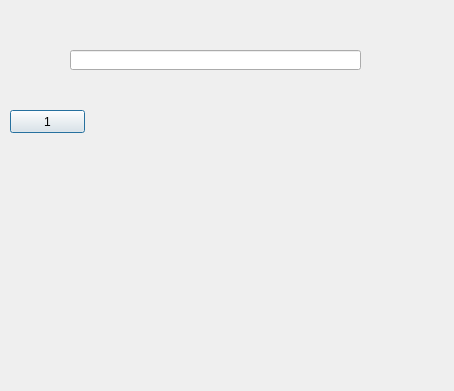
<?xml version="1.0" encoding="UTF-8"?>
<ui version="4.0">
 <class>Dialog</class>
 <widget class="QDialog" name="Dialog">
  <property name="geometry">
   <rect>
    <x>0</x>
    <y>0</y>
    <width>454</width>
    <height>391</height>
   </rect>
  </property>
  <property name="windowTitle">
   <string>Dialog</string>
  </property>
  <widget class="QLineEdit" name="q_lineEdit">
   <property name="geometry">
    <rect>
     <x>70</x>
     <y>50</y>
     <width>291</width>
     <height>20</height>
    </rect>
   </property>
  </widget>
  <widget class="QPushButton" name="num_pushButton_1">
   <property name="geometry">
    <rect>
     <x>10</x>
     <y>110</y>
     <width>75</width>
     <height>23</height>
    </rect>
   </property>
   <property name="text">
    <string>1</string>
   </property>
  </widget>
 </widget>
 <resources/>
 <connections/>
</ui>
